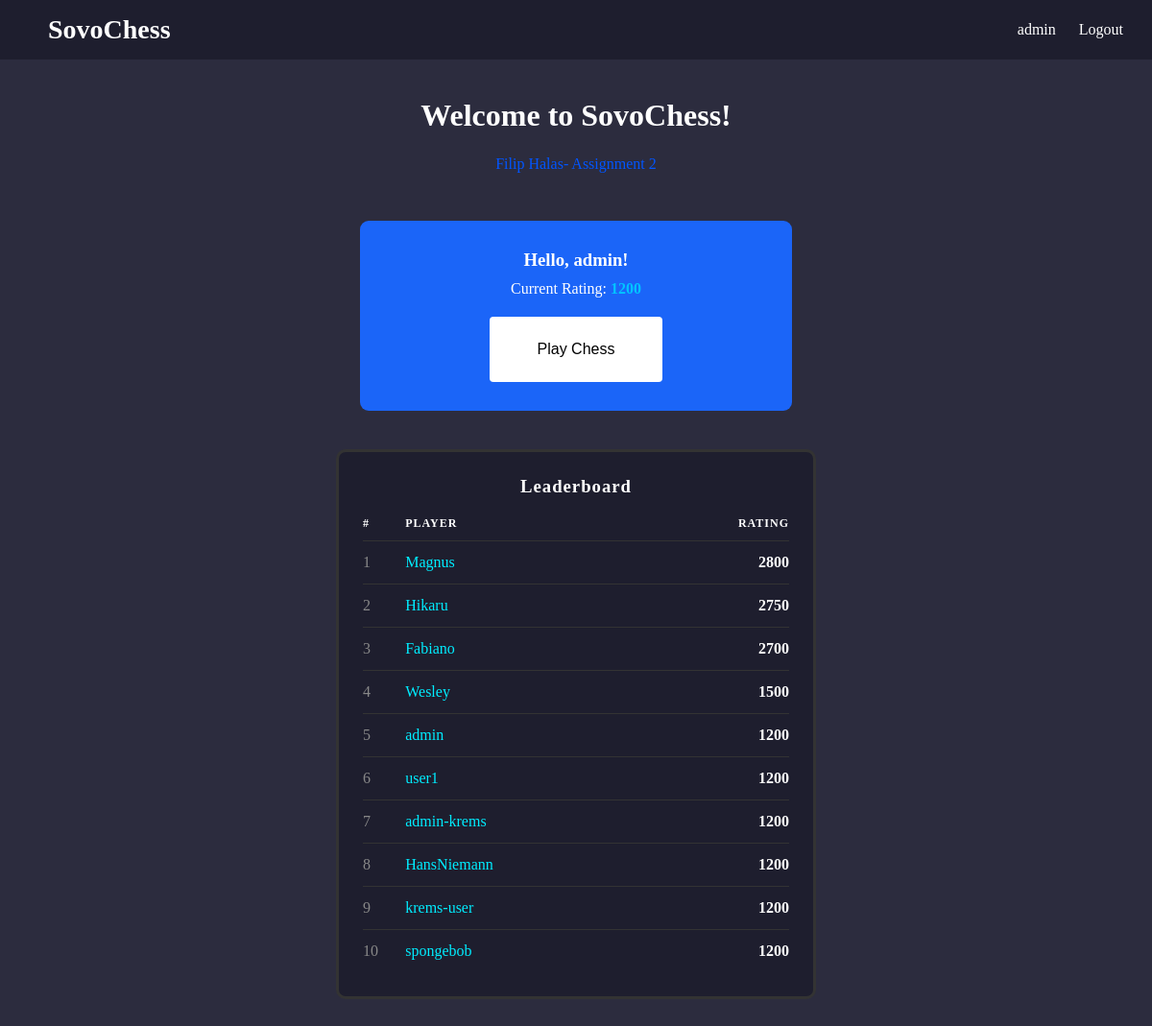
/ (signed in), run on the app's committed database.
### chess/models.py (models this page shows, shortened)
class User(AbstractUser):
    current_rating = models.IntegerField(default=1200)

### chess/views.py (the view)
# urls.py: path('', views.home, name='home'),
def home(request):
    top_players = User.objects.order_by('-current_rating')[:10]
    return render(request, 'home.html', {'top_players': top_players})

### templates/home.html (shortened to what this page needs)
{% extends 'base.html' %}
{% block content %}
<div style="text-align: center; margin-bottom: 50px;">
    <h1 style="color: #ffffff;">Welcome to SovoChess!</h1>
    <p style="margin-top: 23px; color: #0255ff;">Filip Halas- Assignment 2</p>
</div>
{% if user.is_authenticated %}
    <div style="text-align: center; background-color: #1b65f8; padding: 30px; border-radius: 9px; max-width: 450px; margin: 0 auto;">
        <h3>Hello, {{ user.username }}!</h3>
        <p style="margin-top: 10px; color: #ffffff;">Current Rating: <strong style="color: #00c5ff;">{{ user.current_rating }}</strong></p>
        <a href="{% url 'start_game' %}">
            <button style="margin-top: 20px; padding: 25px 50px; background-color: #ffffff; border: none; border-radius: 4px; cursor: pointer; font-size: 16px;">
                Play Chess
            </button>
        </a>
    </div>
{% endif %}
<div style="max-width: 500px; margin: 40px auto 0 auto; background-color: #1e1e2e; border: 3px solid #333; border-radius: 10px; padding: 25px;">
    <h3 style="color: #ffffff; margin-bottom: 20px; text-align: center; letter-spacing: 1px;">Leaderboard</h3>
    <table style="width: 100%; border-collapse: collapse;">
        <tr style="color: #ffffff; font-size: 12px; text-transform: uppercase; letter-spacing: 1px;">
            <th style="text-align: left; padding-bottom: 10px;">#</th>
            <th style="text-align: left; padding-bottom: 10px;">Player</th>
            <th style="text-align: right; padding-bottom: 10px;">Rating</th>
        </tr>
        {% for player in top_players %}
        <tr style="border-top: 1px solid #333;">
            <td style="padding: 13px 0; color: #888;">{{ forloop.counter }}</td>
            <td style="padding: 12px 0; color: #00edff;">{{ player.username }}</td>
            <td style="padding: 10px 0; color: #ffffff; text-align: right; font-weight: bold;">{{ player.current_rating }}</td>
        </tr>
        {% endfor %}
    </table>
</div>
{% endblock %}

### templates/base.html (shortened to what this page needs)
<!DOCTYPE html>
<html lang="en">
<head>
</head>
<body>
    <nav>
        <a href="{% url 'home' %}" class="nav-brand">SovoChess</a>
        <div>
            {% if user.is_authenticated %}
                <a href="#">{{ user.username }}</a>
                <a href="{% url 'logout' %}">Logout</a>
            {% else %}
                <a href="{% url 'login' %}">Login</a>
                <a href="{% url 'register' %}">Register</a>
            {% endif %}
        </div>
    </nav>
    <div class="container">
        {% block content %}
        {% endblock %}
    </div>
</body>
</html>

### templates/base.html (style rules this page uses)
* { margin: 0; padding: 0; box-sizing: border-box; }
body { background-color: #2c2c3e; color: #ffffff; }
nav { background-color: #1e1e2e; padding: 15px 30px; display: flex; justify-content: space-between; align-items: center; }
nav a { color: #ffffff; text-decoration: none; margin-left: 20px; font-size: 16px; }
.nav-brand { color: #ffffff; font-size: 28px; font-weight: bold; text-decoration: none; }
.container { max-width: 1200px; margin: 40px auto; padding: 0 20px; }

### data on the page
User: username "admin", current_rating "1200"
User: username "Magnus", current_rating "2800"
User: username "Hikaru", current_rating "2750"
User: username "Fabiano", current_rating "2700"
User: username "Wesley", current_rating "1500"
User: username "user1", current_rating "1200"
User: username "admin-krems", current_rating "1200"
User: username "HansNiemann", current_rating "1200"
User: username "krems-user", current_rating "1200"
User: username "spongebob", current_rating "1200"
